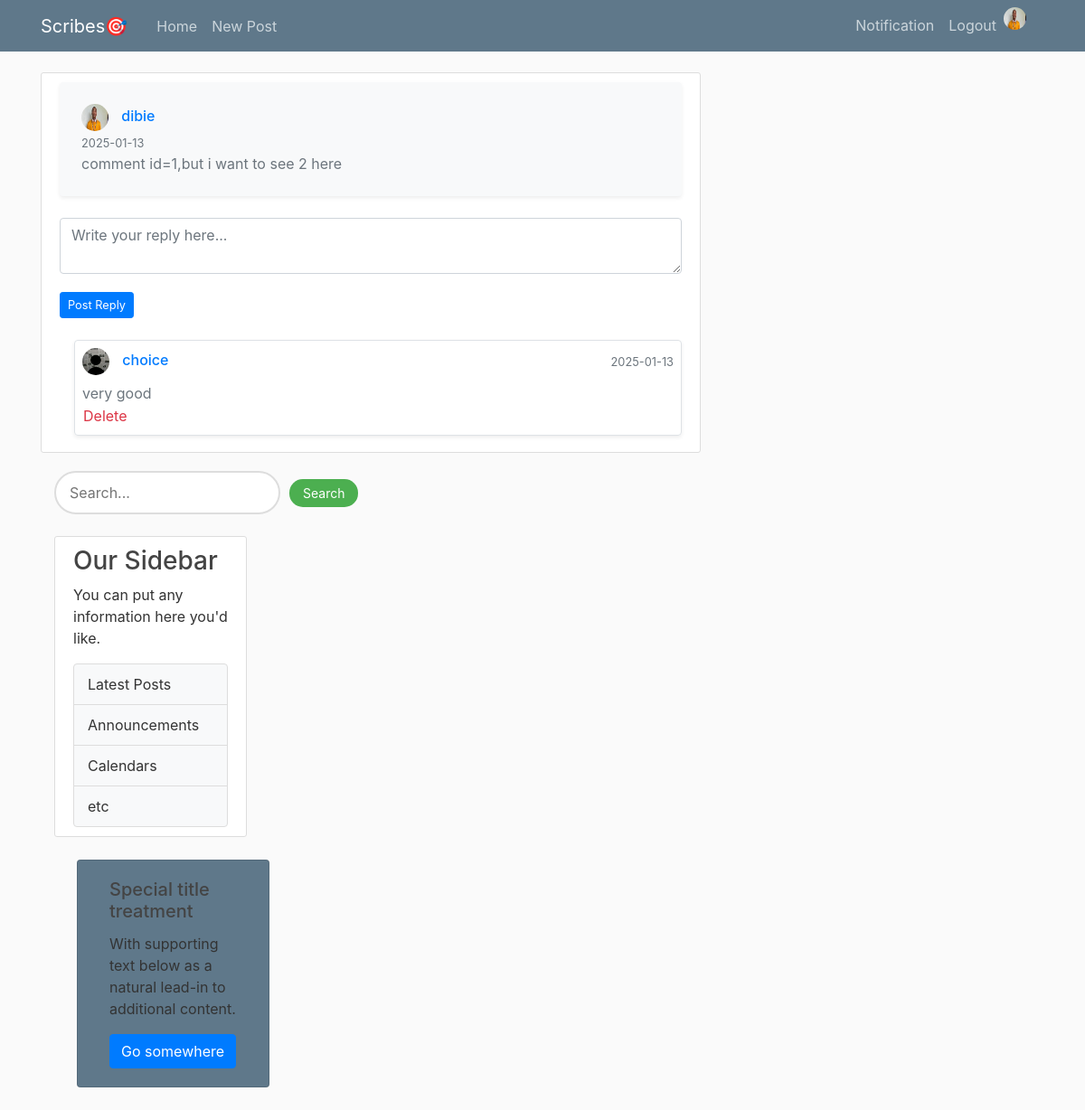
/comment/reply/1 (signed in), run on the app's committed database.
### flaskblog/models.py (models this page shows, shortened)
class User(db.Model, UserMixin):
    id = db.Column(db.Integer, primary_key=True)
    username = db.Column(db.String(20), nullable=False, unique=True)
    email = db.Column(db.String(120), nullable=False, unique=True)
    image_file = db.Column(db.String(20), nullable=False, default='default.jpg')
    password = db.Column(db.String(60), nullable=False)
    posts = db.relationship('Post', backref='author', lazy=True)
    is_admin = db.Column(db.Boolean, nullable=False,default=False)
    Biography= db.Column(db.Text, nullable=False,default='Add A Brief Description About Yourself')

class Comment(db.Model):
    id = db.Column(db.Integer, primary_key=True)
    content = db.Column(db.String(500), nullable=False)
    user_id = db.Column(db.Integer, db.ForeignKey('user.id'), nullable=False)
    post_id = db.Column(db.Integer, db.ForeignKey('post.id'), nullable=False)
    created_at = db.Column(db.DateTime, default=datetime.utcnow)
    user = db.relationship('User', backref=db.backref('comments', lazy=True))
    post = db.relationship('Post', backref=db.backref('comments', lazy='dynamic'))

class Reply(db.Model):
    id = db.Column(db.Integer, primary_key=True)
    content = db.Column(db.Text, nullable=False)
    created_at = db.Column(db.DateTime, nullable=False, default=datetime.utcnow)
    updated_at = db.Column(db.DateTime, nullable=True, onupdate=datetime.utcnow)
    comment_id = db.Column(db.Integer, db.ForeignKey('comment.id'), nullable=False)
    user_id = db.Column(db.Integer, db.ForeignKey('user.id'), nullable=False)
    comment = db.relationship('Comment', backref=db.backref('replies', lazy='dynamic'))
    user = db.relationship('User', backref=db.backref('replies', lazy=True))

### flaskblog/routes.py (the view, shortened to what this page needs)
@app.route("/comment/reply/<int:comment_id>", methods=["POST", "GET"])
@login_required
def reply_comment(comment_id):
    comment = Comment.query.get_or_404(comment_id)
    if comment.user_id == current_user.id:
        pass
    reply=comment.replies
    edit_reply_id = request.args.get("edit_reply_id", type=int)
    edit_reply = Reply.query.get(edit_reply_id) if edit_reply_id else None
    image_file = url_for('static', filename='profile_pics/' + current_user.image_file)
    return render_template('reply.html', comment=comment, image_file=image_file,edit_reply=edit_reply)

### flaskblog/models.py (called while the page is built)
@login_manager.user_loader
def load_user(user_id):
    return User.query.get(int(user_id))

### flaskblog/templates/reply.html (shortened to what this page needs)
{% extends "layout.html" %}
{% block content %}
<div class="content-section">
    <div class="post-content-section p-4 bg-light rounded shadow-sm">
        <div class="d-flex justify-content-between align-items-center">
            <h6 class="mb-0 text-primary">
                <img class="rounded-circle article-img2" src="{{url_for('static', filename='profile_pics/'+ comment.user.image_file)}}">
                <a href="{{url_for('look', username=comment.user.username)}}">{{ comment.user.username }}</a>
            </h6>
        </div>
        <small class="text-muted">{{ comment.created_at.strftime('%Y-%m-%d') }}</small>
        <p class="mb-0 text-secondary">{{ comment.content }}</p>
    </div>
    <div class="reply-section mt-4">
       <form
            action="{% if edit_reply %}{{ url_for('edit_reply', reply_id=edit_reply.id) }}{% else %}{{ url_for('reply_comment', comment_id=comment.id) }}{% endif %}"
            method="POST"
            class="mb-3"
        >
        <div class="form-group">
            <textarea
                name="content"
                rows="2"
                class="form-control"
                placeholder="Write your reply here..."
                required
            >{% if edit_reply %}{{ edit_reply.content }}{% endif %}</textarea>
        </div>
        <button type="submit" class="btn btn-primary btn-sm mt-1">
            {% if edit_reply %}Update Reply{% else %}Post Reply{% endif %}
        </button>
    </form>
    <div class="comments-section mt-4">
        {% if comment.replies %}
        <div class="replies mt-3 pl-3">
            {% for reply in comment.replies %}
            <div class="reply mb-2 p-2 rounded border shadow-sm">
                <div class="d-flex justify-content-between align-items-center">
                    <h6 class="mb-0 text-primary">
                        <img class="rounded-circle article-img2"
                             src="{{ url_for('static', filename='profile_pics/' + reply.user.image_file) }}"
                             alt="User Image">
                        <a href="{{ url_for('look', username=reply.user.username) }}">{{ reply.user.username }}</a>
                    </h6>
                    <small class="text-muted">{{ reply.created_at.strftime('%Y-%m-%d') }}</small>
                </div>
                <p class="mb-0 text-secondary mt-2">{{ reply.content }}</p>
                {% if  current_user.username == reply.user.username%}
                     <div>
                        <small>
                            <a href="{{ url_for('reply_comment', comment_id=reply.comment_id, edit_reply_id=reply.id) }}" class="text-primary">Edit</a>
                        </small>
                       <small>
                            <form action="{{ url_for('delete_reply', reply_id=reply.id) }}" method="POST" class="d-inline">
                                <button type="submit" class="btn btn-link text-danger p-0 m-0 align-baseline">Delete</button>
                            </form>
                      </small>
                    </div>
                {% elif current_user.username ==comment.user.username: %}
                    <small>
                            <form action="{{ url_for('delete_reply', reply_id=reply.id) }}" method="POST" class="d-inline">
                                <button type="submit" class="btn btn-link text-danger p-0 m-0 align-baseline">Delete</button>
                            </form>
                      </small>
                {% elif current_user.username == comment.post.author: %}
                    <small>
                            <form action="{{ url_for('delete_reply', reply_id=reply.id) }}" method="POST" class="d-inline">
                                <button type="submit" class="btn btn-link text-danger p-0 m-0 align-baseline">Delete</button>
                            </form>
                      </small>
                {% endif %}
            </div>
            {% endfor %}
        </div>
        {% endif %}
</div>
</div>
{% endblock %}

### flaskblog/static/main.css (style rules this page uses)
body { background: #fafafa; color: #333333; margin-top: 5rem; }
h1, h2, h3, h4, h5, h6 { color: #444444; }
.content-section { background: #ffffff; padding: 10px 20px; border: 1px solid #dddddd; border-radius: 3px; margin-bottom: 20px; }
.article-img2 { height: 30px; width: 30px; margin-right: 10px; }
.btn-sm { font-size: 0.8rem; }

### data on the page
User: image_file (picture), user.username "dibie"
Comment: created_at "2025-01-13", content "comment id=1,but i want to see 2 here"
Reply: image_file (placeholder picture), user.username "choice", created_at "2025-01-13", content "very good"
